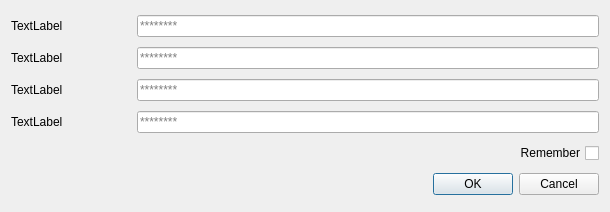
<?xml version="1.0" encoding="UTF-8"?>
<ui version="4.0">
 <class>Encryption</class>
 <widget class="QDialog" name="Encryption">
  <property name="geometry">
   <rect>
    <x>0</x>
    <y>0</y>
    <width>610</width>
    <height>212</height>
   </rect>
  </property>
  <property name="windowTitle">
   <string>Dialog</string>
  </property>
  <layout class="QVBoxLayout" name="verticalLayout">
   <item>
    <layout class="QHBoxLayout" name="horizontalLayout_3">
     <item>
      <widget class="QLabel" name="label0">
       <property name="minimumSize">
        <size>
         <width>120</width>
         <height>0</height>
        </size>
       </property>
       <property name="text">
        <string>TextLabel</string>
       </property>
      </widget>
     </item>
     <item>
      <widget class="SafeLineEdit" name="lineEdit0">
       <property name="maxLength">
        <number>256</number>
       </property>
       <property name="echoMode">
        <enum>QLineEdit::Password</enum>
       </property>
       <property name="placeholderText">
        <string>********</string>
       </property>
      </widget>
     </item>
    </layout>
   </item>
   <item>
    <layout class="QHBoxLayout" name="horizontalLayout">
     <item>
      <widget class="QLabel" name="label1">
       <property name="minimumSize">
        <size>
         <width>120</width>
         <height>0</height>
        </size>
       </property>
       <property name="text">
        <string>TextLabel</string>
       </property>
      </widget>
     </item>
     <item>
      <widget class="SafeLineEdit" name="lineEdit1">
       <property name="maxLength">
        <number>256</number>
       </property>
       <property name="echoMode">
        <enum>QLineEdit::Password</enum>
       </property>
       <property name="placeholderText">
        <string>********</string>
       </property>
      </widget>
     </item>
    </layout>
   </item>
   <item>
    <layout class="QHBoxLayout" name="horizontalLayout_2">
     <item>
      <widget class="QLabel" name="label2">
       <property name="minimumSize">
        <size>
         <width>120</width>
         <height>0</height>
        </size>
       </property>
       <property name="text">
        <string>TextLabel</string>
       </property>
      </widget>
     </item>
     <item>
      <widget class="SafeLineEdit" name="lineEdit2">
       <property name="maxLength">
        <number>64</number>
       </property>
       <property name="echoMode">
        <enum>QLineEdit::Password</enum>
       </property>
       <property name="placeholderText">
        <string>********</string>
       </property>
      </widget>
     </item>
    </layout>
   </item>
   <item>
    <layout class="QHBoxLayout" name="horizontalLayout_4">
     <property name="topMargin">
      <number>0</number>
     </property>
     <item>
      <widget class="QLabel" name="label3">
       <property name="minimumSize">
        <size>
         <width>120</width>
         <height>0</height>
        </size>
       </property>
       <property name="maximumSize">
        <size>
         <width>120</width>
         <height>16777215</height>
        </size>
       </property>
       <property name="text">
        <string>TextLabel</string>
       </property>
      </widget>
     </item>
     <item>
      <widget class="SafeLineEdit" name="lineEdit3">
       <property name="maxLength">
        <number>64</number>
       </property>
       <property name="echoMode">
        <enum>QLineEdit::Password</enum>
       </property>
       <property name="placeholderText">
        <string>********</string>
       </property>
      </widget>
     </item>
    </layout>
   </item>
   <item>
    <layout class="QHBoxLayout" name="horizontalLayout_5">
     <item>
      <spacer name="horizontalSpacer">
       <property name="orientation">
        <enum>Qt::Horizontal</enum>
       </property>
       <property name="sizeHint" stdset="0">
        <size>
         <width>40</width>
         <height>20</height>
        </size>
       </property>
      </spacer>
     </item>
     <item>
      <widget class="QCheckBox" name="checkBox">
       <property name="layoutDirection">
        <enum>Qt::RightToLeft</enum>
       </property>
       <property name="text">
        <string>Remember</string>
       </property>
      </widget>
     </item>
    </layout>
   </item>
   <item>
    <widget class="QDialogButtonBox" name="buttonBox">
     <property name="orientation">
      <enum>Qt::Horizontal</enum>
     </property>
     <property name="standardButtons">
      <set>QDialogButtonBox::Cancel|QDialogButtonBox::Ok</set>
     </property>
    </widget>
   </item>
  </layout>
 </widget>
 <customwidgets>
  <customwidget>
   <class>SafeLineEdit</class>
   <extends>QLineEdit</extends>
   <header>../Lib/safelineedit.h</header>
  </customwidget>
 </customwidgets>
 <resources/>
 <connections>
  <connection>
   <sender>buttonBox</sender>
   <signal>accepted()</signal>
   <receiver>Encryption</receiver>
   <slot>accept()</slot>
   <hints>
    <hint type="sourcelabel">
     <x>248</x>
     <y>254</y>
    </hint>
    <hint type="destinationlabel">
     <x>157</x>
     <y>274</y>
    </hint>
   </hints>
  </connection>
  <connection>
   <sender>buttonBox</sender>
   <signal>rejected()</signal>
   <receiver>Encryption</receiver>
   <slot>reject()</slot>
   <hints>
    <hint type="sourcelabel">
     <x>316</x>
     <y>260</y>
    </hint>
    <hint type="destinationlabel">
     <x>286</x>
     <y>274</y>
    </hint>
   </hints>
  </connection>
 </connections>
</ui>
